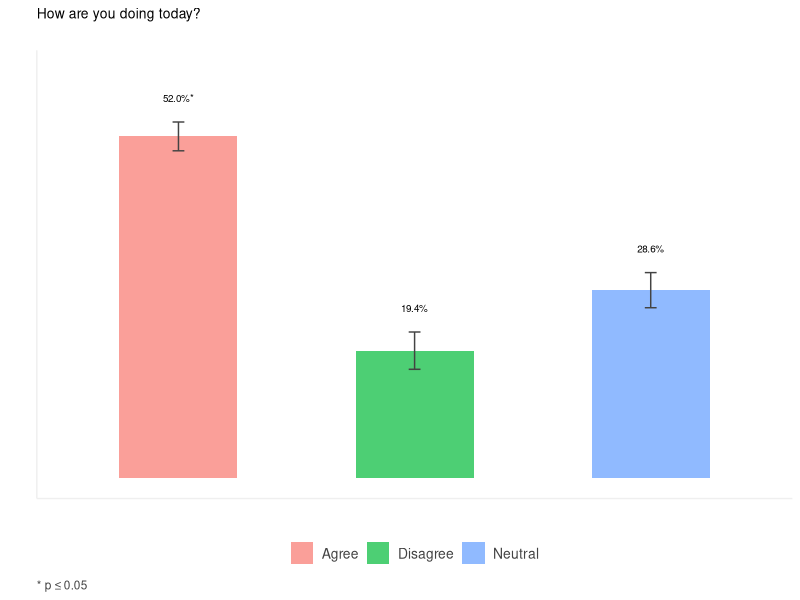
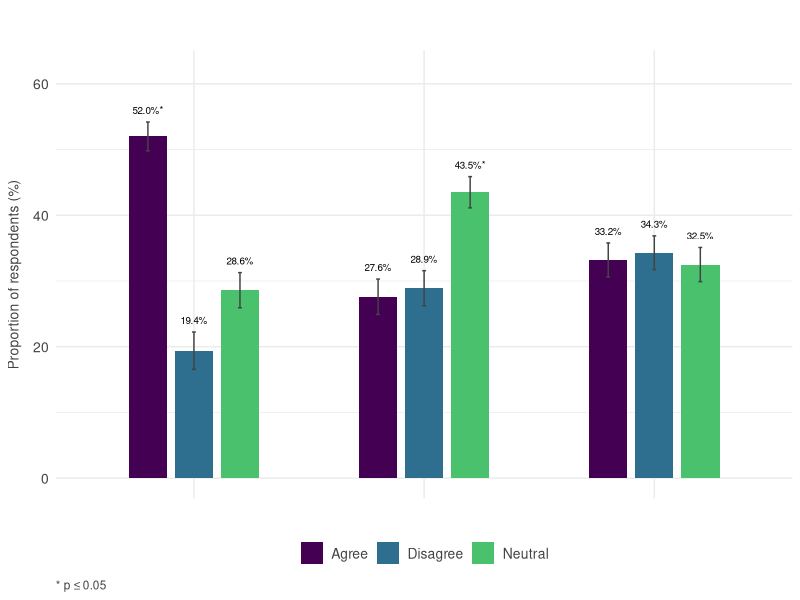
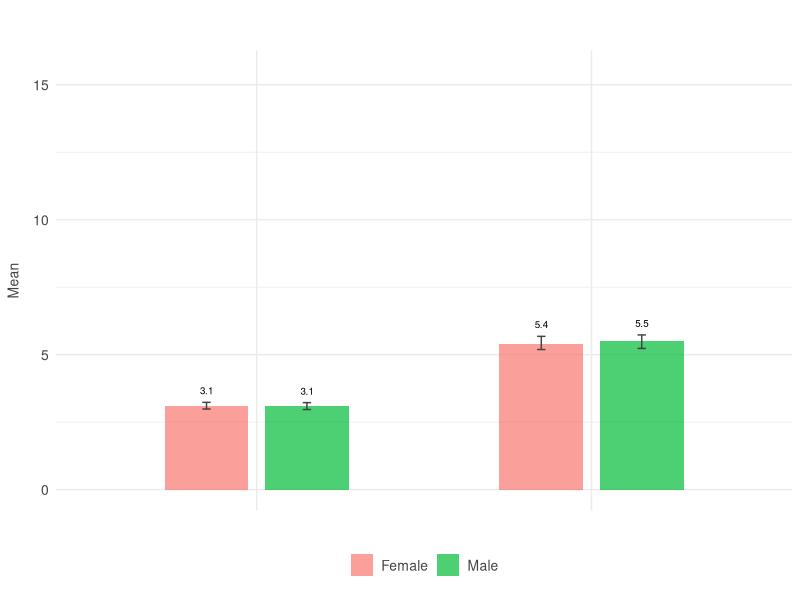

Source code (R) for these figures, in order:
## ---- chunk 1
# Import dependencies
library(dplyr)
library(ggplot2)
library(ggtext)
library(stringr)
library(tidyr)
library(viridis)
## ---- chunk 2
# This function renders a bar plot...with many options
render_barplot <- function(
    items, 
    plot_width = NULL,
    plot_height = NULL,
    plot_font_face = "Roboto",
    plot_title = "",
    plot_title_font_size = 10,
    legend_position = c("top", "right", "bottom", "left", "none")[3],
    legend_font_size = 10,
    bar_transparency = 0.7,
    color_palette = viridis(15),
    show_grid_lines = TRUE,
    show_axis_lines = FALSE,
    show_x_axis = FALSE,
    show_y_axis = FALSE,
    x_axis_label = "",
    y_axis_label = "",
    y_axis_breaks = 5,
    axis_text_font_size = 10,
    label_font_size = 2.5,
    label_wrap_size = 20,
    label_color = "#434343",
    error_bar_size = 0.05,
    data_label_position = 2.5,
    decimals = 1,
    test = c("chi-square", "lm")[2], 
    alpha_level = 0.05,
    ...
) {
  
  # Get optional arguments
  options <- list(...)
  
  # Check whether optional arguments are set
  if(is.character(options$item_labels)) names(items) <- options$item_labels
  if(is.numeric(plot_width) & is.numeric(plot_height)) options(repr.plot.width = plot_width, repr.plot.height = plot_height)
  if(isTRUE(show_grid_lines)) show_grid_lines <- element_line() else show_grid_lines <- element_blank()
  if(isTRUE(show_axis_lines)) show_axis_lines <- element_line(color = "#efefef") else show_axis_lines <- element_blank()
  if(isFALSE(show_x_axis)) x_axis_text <- element_blank() else x_axis_text <- element_text(color = label_color, size = axis_text_font_size)
  if(isFALSE(show_y_axis)) y_axis_text <- element_blank() else y_axis_text <- element_text(color = label_color, size = axis_text_font_size)
  if(is.vector(options$grouping_variable %>% unlist)) grouping_variable <- options$grouping_variable
  if(is.numeric(data_label_position)) data_label_position <- data_label_position * -1

  get_means <- function(response, response_label, predictor, alpha_level = 0.05) {

    x <- tibble(response = response, predictor = predictor)

    df <- tibble()

    for(level in unique(x$predictor)) {
      model <- lm(response ~ 1, data = x %>% filter(predictor == level))
      df <- bind_rows(
        df,
        tibble(
            level = level,
            mean = round(model$coefficients %>% as.vector, decimals),
            ci_lower = confint(model)[1,1],
            ci_upper = confint(model)[1,2]
        )
      )
    }
    
    df <- df %>%
      mutate(
        item = !! response_label,
        stat_sig = ""
      ) %>%
      relocate(item, .before = level)

    model <- lm(response ~ predictor, data = x)
    p <- summary(model)$coefficients[2,4]

    if(p <= alpha_level) df$stat_sig <- c("*", "")


    return(df)
    
}

  # This function runs a chi-square goodness of fit test and computes props for a nominal vector
  get_props <- function(x, label, alpha_level = 0.05) {
    
    # Run Chi-square goodness of fit test
    test <- chisq.test(
      x = x %>%
        table %>% 
        unname
    )
    
    # Compute props
    props <- x %>% 
      table %>%
      prop.table %>%
      as_tibble %>%
      rename(level = ".", prop = n) %>%
      mutate(
        item = label,
        n = x %>%
          table %>%
          unname,
        error = sqrt((prop * (1 - prop)) / n) * 100,
        prop = round(prop * 100, decimals),
        ci_lower = prop - error,
        ci_upper = prop + error,
        stat_sig = ""
      ) %>%
      relocate(item, .before = level) %>%
      rename(mean = prop)
    
    # If stat sig
    if(test$p.value <= alpha_level) {
      
      # Identify prop with largest residual
      largest_residual <- which(abs(test$residuals) == max(abs(test$residuals)))
      
      # Add asterisk to stat_sig vector row with largest residual
      props$stat_sig[largest_residual] <- "*"
      
    }
    
    return(props)
    
  }

  # Wrap vector names if too long
  names(items) <- str_wrap(
    string = names(items),
    width = label_wrap_size
  )

  # Pivot all nominal vectors long, then run each vector through the get_props function
  if(test == "chi-square") {
    df <- items %>%
      pivot_longer(cols = all_of(names(items))) %>%
      #group_by(name) %>%
      #dplyr::summarize(get_props(value, unique(name), alpha_level = alpha_level), .groups = "keep") %>%
      #ungroup() %>%
      reframe(get_props(value, unique(name), alpha_level = alpha_level), .by = name) %>%
      mutate(
        item = factor(
          x = item,
          levels = all_of(names(items))
        )
      )
  } else if(test == "lm") {
    names(grouping_variable) <- "grouping_variable"
    
    df <- bind_cols(items, grouping_variable) %>%
      pivot_longer(cols = all_of(names(items))) %>%
      #group_by(name) %>%
      #dplyr::summarize(get_means(value, grouping_variable, alpha_level = alpha_level), .groups = "keep") %>%
      #ungroup() %>%
      reframe(get_means(value, unique(name), grouping_variable, alpha_level = alpha_level), .groups = "keep", .by = name) %>%
      mutate(
        item = factor(
          x = item,
          levels = all_of(names(items))
        )
      )
  }

  if(is.character(options$item_options)) {
    df <- df %>%
      mutate(
        level = factor(
          x = level,
          levels = names(options$item_options),
          labels = options$item_options
        )
      )
  }
  
  # Tweak plot based on number of items passed into function
  if(ncol(items) > 1) {

    # Compute unique levels in df
    unique_levels <- length(unique(df$level))
    
    # Select the number of colors needed
    fill_colors <- color_palette[
      seq(
        from = 1, 
        to = length(color_palette), 
        by = floor(length(color_palette) / unique_levels)
      )[1:unique_levels]
    ]
    
    # Set mapping content
    mapping_content <- aes(
      x = item, 
      y = mean, 
      fill = level,
      label = paste0(
        format(
          x = mean, 
          nsmall = decimals
        ), 
        if_else(
          condition = test == "chi-square",
          true = "%",
          false = ""
        ), 
        stat_sig
      )
    )
      
  } else {
    
    # Select the number of colors needed
    fill_colors <- color_palette[
      seq(
        from = 1, 
        to = length(color_palette), 
        by = floor(length(color_palette) / nrow(df))
      )[1:nrow(df)]
    ]
    
    # Set mapping content
    mapping_content <- aes(
      x = level, 
      y = mean, 
      fill = level,
      label = paste0(
        format(
          x = mean, 
          nsmall = decimals
        ), 
        if_else(
          condition = test == "chi-square",
          true = "%",
          false = ""
        ), 
        stat_sig
      )
    )
    
    # Set plot title
    plot_title <- gsub("\n", " ", df$item[1])
    
  }
  
  # Render bar plot
  ggplot(
    data = df,
    mapping = mapping_content
  ) + 
    geom_bar(
      stat = "identity", 
      width = 0.5, 
      position = position_dodge(width = 0.6), 
      alpha = bar_transparency
    ) +
    geom_text(
      position = position_dodge(width = 0.6),
      aes(
        vjust = data_label_position, 
        y = ci_upper
      ), 
      size = label_font_size
    ) +
    geom_errorbar(
      aes(ymin = ci_lower, ymax = ci_upper),
      color = "#434343",
      width = error_bar_size,
      position = position_dodge(width = 0.6)
    ) + 
    scale_fill_manual(values = fill_colors) +
    scale_y_continuous(breaks = seq(from = 0, to = min(100, max(df$mean + 10)), by = y_axis_breaks), limits = c(0, min(100, max(df$mean + 10)))) +
    labs(
      title = plot_title,
      x = x_axis_label, 
      y = y_axis_label,
      caption = if_else(
        condition = "*" %in% df$stat_sig,
        true = paste0("&#42; p &le; ", format(round(alpha_level, 2), nsmall = 2), options$caption_title),
        false = ""
      )
    ) +
    theme_minimal() +
    theme(
      text = element_text(family = options$plot_font_face),
      plot.title = element_text(size = plot_title_font_size, margin = margin(0, 0, plot_title_font_size * 2, 0)),
      axis.title.x = element_text(color = label_color, margin = margin(0, axis_text_font_size * 1.25, 0)),
      axis.title.y = element_text(size = axis_text_font_size, color = label_color, margin = margin(0, axis_text_font_size * 0.75, 0)),
      axis.text.x = x_axis_text,
      axis.text.y = y_axis_text,
      legend.position = legend_position,
      legend.title = element_blank(),
      legend.text = element_text(size = legend_font_size, color = label_color),
      plot.caption = element_markdown(size = label_font_size + 6, color = label_color, hjust = 0),
      panel.grid.major = show_grid_lines,
      panel.grid.minor = show_grid_lines,
      axis.line = show_axis_lines
    )
  
} 
## ---- chunk 3
# Create fake data
df <- tibble(
  `How are you doing today?` = sample(
    x = c("Agree", "Disagree", "Neutral"),
    size = 1000,
    replace = TRUE,
    prob = c(0.5, 0.2, 0.3)
  ),
  `Oh, I'm doing just dandy!` = sample(
    x = c("Agree", "Disagree", "Neutral"),
    size = 1000,
    replace = TRUE,
    prob = c(0.3, 0.27, 0.43)
  ),
  `Shut the front door!` = sample(
    x = c("Agree", "Disagree", "Neutral"),
    size = 1000,
    replace = TRUE,
    prob = c(0.32, 0.33, 0.35)
  ),
  Sex = sample(
    x = c("Female", "Male"),
    size = 1000,
    replace = TRUE,
    prob = c(0.51, 0.49)
  ),
  `Scale er from 1 to 5, bud` = sample(
    x = 1:5,
    size = 1000,
    replace = TRUE,
    prob = rep(0.2, 5)
  ),
  `Scale er from 1 to 10, kid` = sample(
    x = 1:10,
    size = 1000,
    replace = TRUE,
    prob = rep(0.1, 10)
  )
)
## ---- chunk 4
render_barplot(
  items = df %>% 
    select(`How are you doing today?`),
  plot_width = NULL,
  plot_height = NULL,
  plot_font_face = "Arial",
  plot_title = "",
  plot_title_font_size = 10,
  legend_position = "bottom",
  legend_font_size = 10,
  bar_transparency = 0.7,
  color_palette = c("#f8766d", "#00ba38", "#619cff"),
  show_grid_lines = FALSE,
  show_axis_lines = TRUE,
  show_x_axis = FALSE,
  show_y_axis = FALSE,
  x_axis_label = "",
  y_axis_label = "",
  y_axis_breaks = 5,
  axis_text_font_size = 10,
  label_font_size = 2.5,
  label_wrap_size = 20,
  label_color = "#434343",
  error_bar_size = 0.05,
  data_label_position = 2.5,
  decimals = 1,
  test = "chi-square", 
  alpha_level = 0.05
)
## ---- chunk 5
render_barplot(
  items = df %>% 
    select(
      `How are you doing today?`, 
      `Oh, I'm doing just dandy!`, 
      `Shut the front door!`
    ),
  plot_width = NULL,
  plot_height = NULL,
  plot_font_face = "Arial",
  plot_title = "",
  plot_title_font_size = 10,
  legend_position = "bottom",
  legend_font_size = 10,
  bar_transparency = 1,
  show_grid_lines = TRUE,
  show_axis_lines = FALSE,
  show_x_axis = FALSE,
  show_y_axis = TRUE,
  x_axis_label = "",
  y_axis_label = "Proportion of respondents (%)",
  y_axis_breaks = 20,
  axis_text_font_size = 10,
  label_font_size = 2.5,
  label_wrap_size = 20,
  label_color = "#434343",
  error_bar_size = 0.05,
  data_label_position = 1,
  decimals = 1,
  test = "chi-square", 
  alpha_level = 0.05
)
## ---- chunk 6
render_barplot(
  items = df %>% 
    select(
      `Scale er from 1 to 5, bud`,
      `Scale er from 1 to 10, kid`
    ),
  grouping_variable = df %>%
    select(Sex),
  plot_width = NULL,
  plot_height = NULL,
  plot_font_face = "Arial",
  plot_title = "",
  plot_title_font_size = 10,
  legend_position = "bottom",
  legend_font_size = 10,
  bar_transparency = 0.7,
  color_palette = c("#f8766d", "#00ba38", "#619cff"),
  show_grid_lines = TRUE,
  show_axis_lines = FALSE,
  show_x_axis = FALSE,
  show_y_axis = TRUE,
  x_axis_label = "",
  y_axis_label = "Mean",
  y_axis_breaks = 5,
  axis_text_font_size = 10,
  label_font_size = 2.5,
  label_wrap_size = 20,
  label_color = "#434343",
  error_bar_size = 0.05,
  data_label_position = 1,
  decimals = 1,
  test = "lm", 
  alpha_level = 0.05
)
